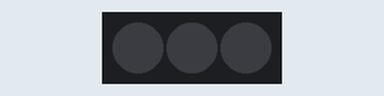
Simulated run of this sketch. Board: Arduino Nano, built with avr-gcc and run on an emulated ATmega328P. Parts: 3 RGB LEDs in strip order, left to right. Dim RGB values are drawn brighter than linear; random numbers use the default seed unless the sketch sets one.

Above: at 0.1 s.
At 21.33 s:
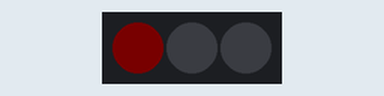
At 32.04 s:
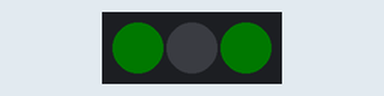
Timing chart, 0 to 40.0 s (numbered marks = the images above):
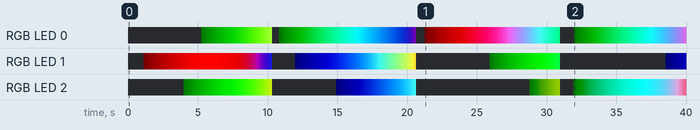

The sketch:

brightnessArray.ino
```cpp
#include "FastLED.h"

// How many leds in your strip?
#define NUM_LEDS 3

// For led chips like Neopixels, which have a data line, ground, and power, you just
// need to define DATA_PIN.  For led chipsets that are SPI based (four wires - data, clock,
// ground, and power), like the LPD8806 define both DATA_PIN and CLOCK_PIN
#define DATA_PIN 3

const int ledNumber = 3;
const int channel = 3;
int ledStates[ledNumber][channel];
int brightnessArray[ledNumber][channel];
int loopIterator = 255;
int loopDuration = 10;

// Define the array of leds
CRGB leds[NUM_LEDS];

void setup() {
    FastLED.addLeds<WS2811, DATA_PIN, RGB>(leds, NUM_LEDS);
    LEDS.setBrightness(254);
   setRandomBrightness();
}

void loop() {
    for (int i = 0; i < ledNumber; i++) {
      for (int j = 0; j < channel; j++) {
            if(brightnessArray[i][j] - loopIterator > 0){
                leds[i][j] = cubicwave8(brightnessArray[i][j] - loopIterator);
            }
            else {
                leds[i][j] = 0;
            }

      }
    }
    FastLED.show();
    if(loopIterator > 0) {
        loopIterator--;
    }
    else {
        setRandomBrightness();
        loopIterator = 255;
    }

    delay(4 * loopDuration);
}

void setRandomBrightness(){
    for (int i = 0; i < ledNumber; i++) {
      for (int j = 0; j < channel; j++) {
         brightnessArray[i][j] = random8(0,255);
      }
    }
}
```
